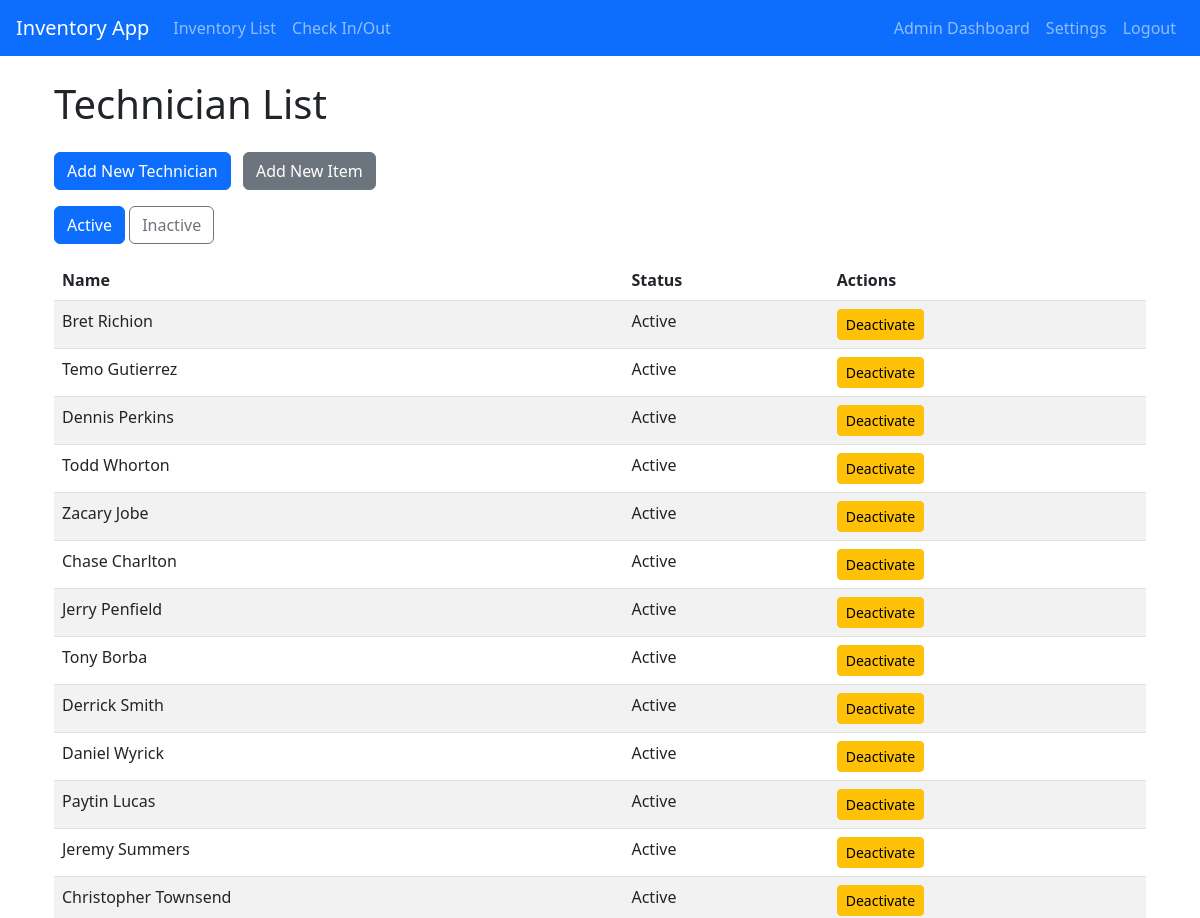
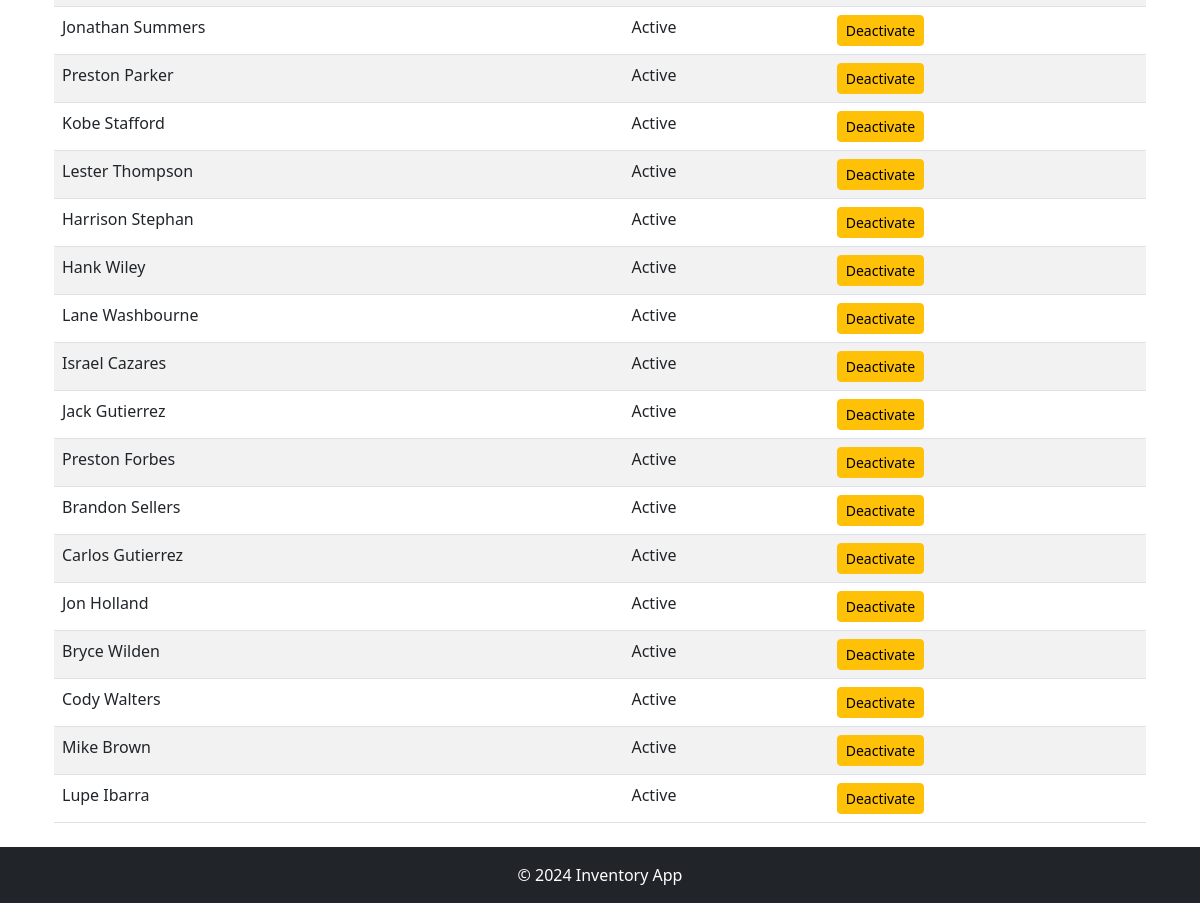
The page /staff/ (signed in) on the database as committed earlier (2 pictures, top to bottom).
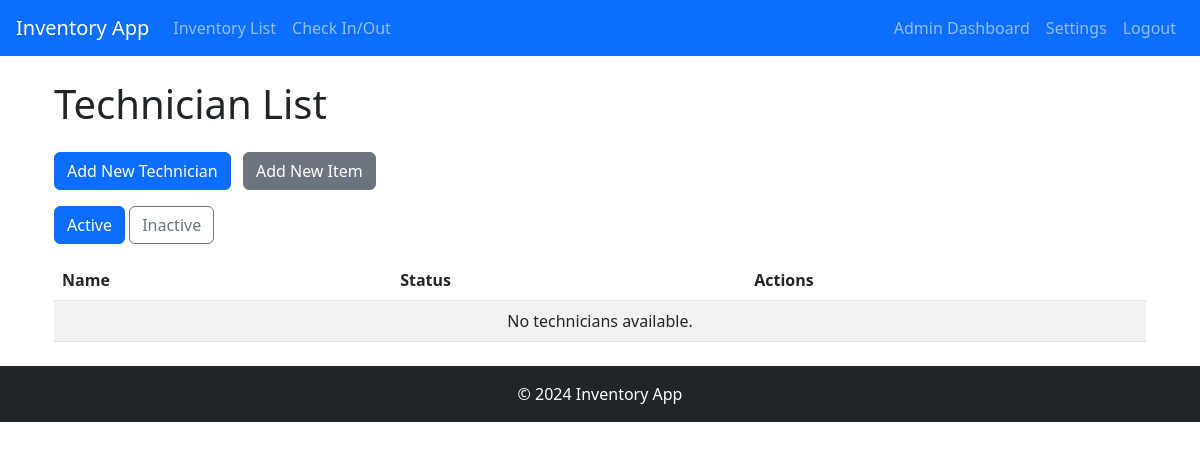
The same page on the database as committed later.
### users/models.py (models this page shows, shortened)
class Technician(models.Model):
    tech_name = models.CharField(max_length=30)
    active = models.BooleanField(default=True)
    user_profile = models.ForeignKey(UserProfile, on_delete=models.CASCADE, related_name='technicians')

### inventory/views.py (the view)
# urls.py: path('staff/', technician_list, name='admin_dashboard'),
@login_required
def technician_list(request):
    try:
        user_profile = userModels.UserProfile.objects.get(user=request.user)
    except userModels.UserProfile.DoesNotExist:
        return redirect('error_page')  # Handle the case where the user profile does not exist
    filter_status = request.GET.get('status', 'active')  # Default to 'active'
    if filter_status == 'active':
        technicians = userModels.Technician.objects.filter(user_profile=user_profile, active=True)
    elif filter_status == 'inactive':
        technicians = userModels.Technician.objects.filter(user_profile=user_profile, active=False)
    else:
        technicians = userModels.Technician.objects.filter(user_profile=user_profile)
    context = {
        'technicians': technicians,
        'filter_status': filter_status
    }
    return render(request, 'admin/technician_list.html', context)

### users/context_processors.py (called while the page is built)
def is_admin(request):
    if request.user.is_authenticated:
        try:
            user_profile = UserProfile.objects.get(user=request.user)
            return {'is_admin': user_profile.adminUser}
        except UserProfile.DoesNotExist:
            return {'is_admin': False}
    return {'is_admin': False}

### inventory/templates/admin/technician_list.html (shortened to what this page needs)
{% extends 'inventory/base.html' %}
{% block content %}
    <div class="container">
        <h1 class="my-4">Technician List</h1>
        <a href="{% url 'add_technician' %}" class="btn btn-primary mb-3">Add New Technician</a>
        <a href="{% url 'add_inventory_item' %}" class="btn btn-secondary mb-3 ms-2">Add New Item</a>
        <div class="mb-3">
            <a href="?status=active" class="btn btn-outline-primary {% if request.GET.status != 'inactive' %}active{% endif %}">Active</a>
            <a href="?status=inactive" class="btn btn-outline-secondary {% if request.GET.status == 'inactive' %}active{% endif %}">Inactive</a>
        </div>
        <table class="table table-striped">
            <thead>
                <tr>
                    <th>Name</th>
                    <th>Status</th>
                    <th>Actions</th>
                </tr>
            </thead>
            <tbody>
                {% for technician in technicians %}
                <tr>
                    <td>{{ technician.tech_name }}</td>
                    <td>{{ technician.active|yesno:"Active,Inactive" }}</td>
                    <td>
                        {% if technician.active %}
                            <form action="{% url 'deactivate_technician' technician.id %}" method="post" style="display:inline;">
                                <button type="submit" class="btn btn-warning btn-sm">Deactivate</button>
                            </form>
                        {% else %}
                            <form action="{% url 'reactivating_technician' technician.id %}" method="post" style="display:inline;">
                                {% csrf_token %}
                                <button type="submit" class="btn btn-success btn-sm">Reactivate</button>
                            </form>
                        {% endif %}
                    </td>
                </tr>
                {% empty %}
                <tr>
                    <td colspan="3" class="text-center">No technicians available.</td>
                </tr>
                {% endfor %}
            </tbody>
        </table>
    </div>
{% endblock %}

Rows that differ between the two databases and show on the page:
removed Technician: tech_name "Bret Richion", active "Active", shows "Deactivate"
removed Technician: tech_name "Temo Gutierrez", active "Active", shows "Deactivate"
removed Technician: tech_name "Dennis Perkins", active "Active", shows "Deactivate"
removed Technician: tech_name "Todd Whorton", active "Active", shows "Deactivate"
removed Technician: tech_name "Zacary Jobe", active "Active", shows "Deactivate"
removed Technician: tech_name "Chase Charlton", active "Active", shows "Deactivate"
removed Technician: tech_name "Jerry Penfield", active "Active", shows "Deactivate"
removed Technician: tech_name "Tony Borba", active "Active", shows "Deactivate"
removed Technician: tech_name "Derrick Smith", active "Active", shows "Deactivate"
removed Technician: tech_name "Daniel Wyrick", active "Active", shows "Deactivate"
removed Technician: tech_name "Paytin Lucas", active "Active", shows "Deactivate"
removed Technician: tech_name "Jeremy Summers", active "Active", shows "Deactivate"
removed Technician: tech_name "Christopher Townsend", active "Active", shows "Deactivate"
removed Technician: tech_name "Jonathan Summers", active "Active", shows "Deactivate"
removed Technician: tech_name "Preston Parker", active "Active", shows "Deactivate"
removed Technician: tech_name "Kobe Stafford", active "Active", shows "Deactivate"
removed Technician: tech_name "Lester Thompson", active "Active", shows "Deactivate"
removed Technician: tech_name "Harrison Stephan", active "Active", shows "Deactivate"
removed Technician: tech_name "Hank Wiley", active "Active", shows "Deactivate"
removed Technician: tech_name "Lane Washbourne", active "Active", shows "Deactivate"
removed Technician: tech_name "Israel Cazares", active "Active", shows "Deactivate"
removed Technician: tech_name "Jack Gutierrez", active "Active", shows "Deactivate"
removed Technician: tech_name "Preston Forbes", active "Active", shows "Deactivate"
removed Technician: tech_name "Brandon Sellers", active "Active", shows "Deactivate"
removed Technician: tech_name "Carlos Gutierrez", active "Active", shows "Deactivate"
removed Technician: tech_name "Jon Holland", active "Active", shows "Deactivate"
removed Technician: tech_name "Bryce Wilden", active "Active", shows "Deactivate"
removed Technician: tech_name "Cody Walters", active "Active", shows "Deactivate"
removed Technician: tech_name "Mike Brown", active "Active", shows "Deactivate"
removed Technician: tech_name "Lupe Ibarra", active "Active", shows "Deactivate"
Other text that changed with them:
text now shown: "No technicians available."
